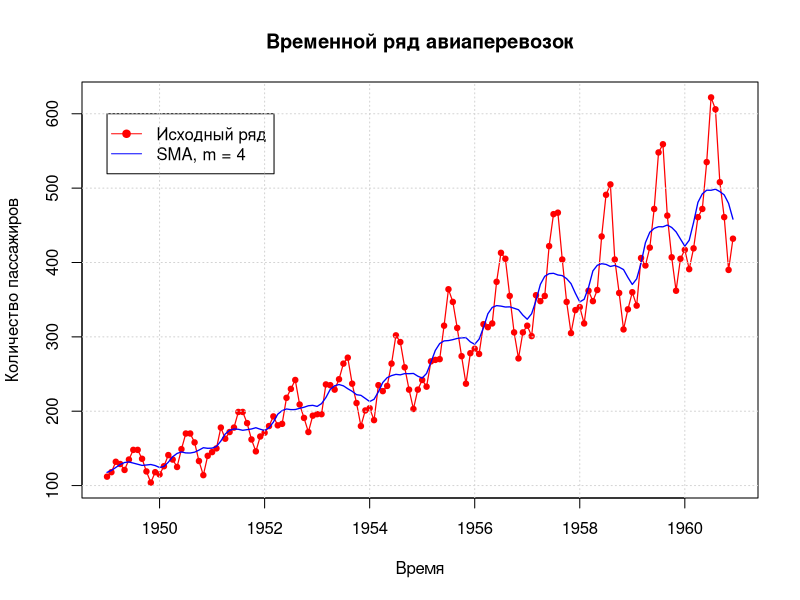
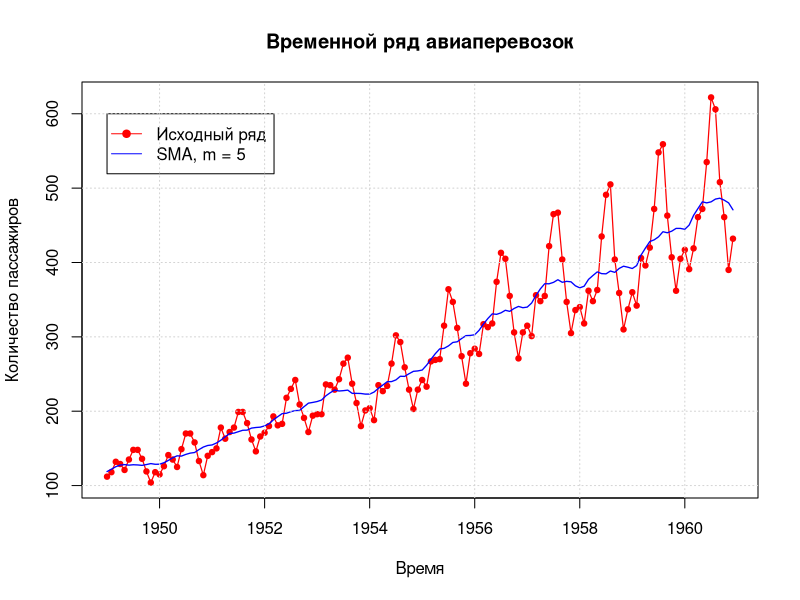
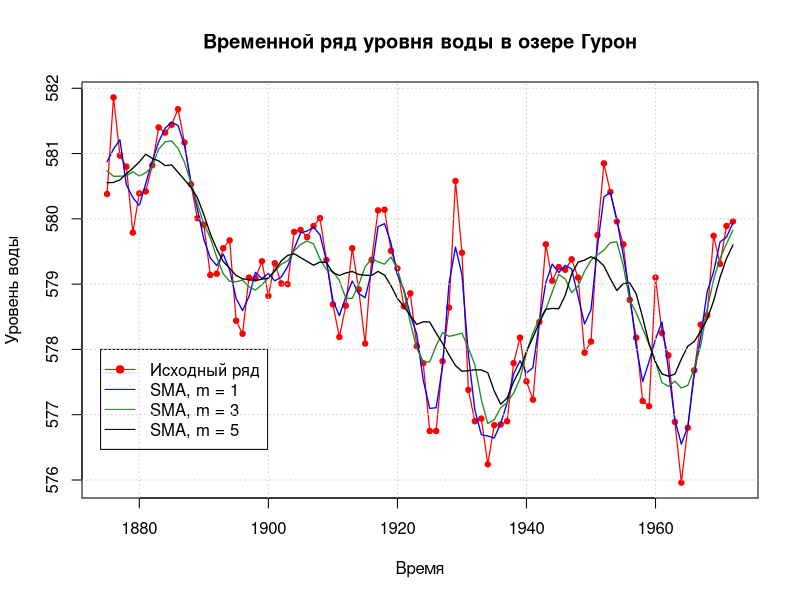
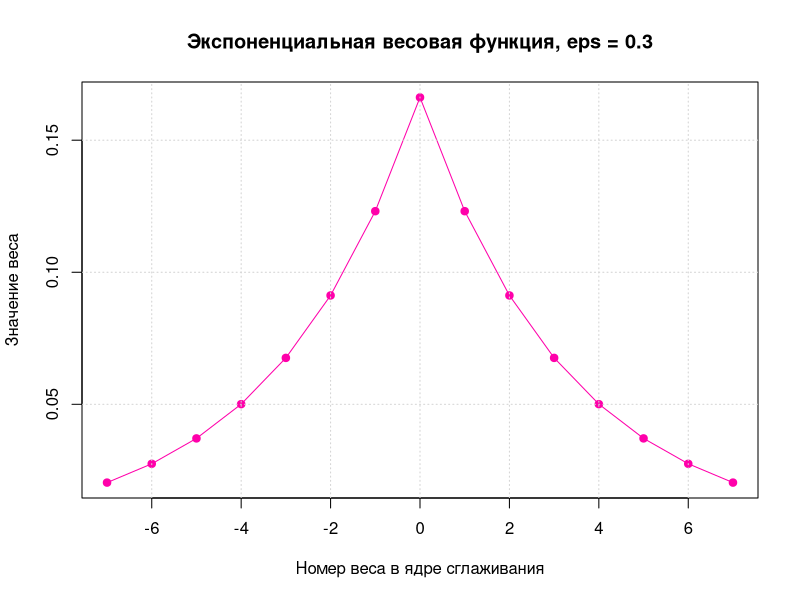
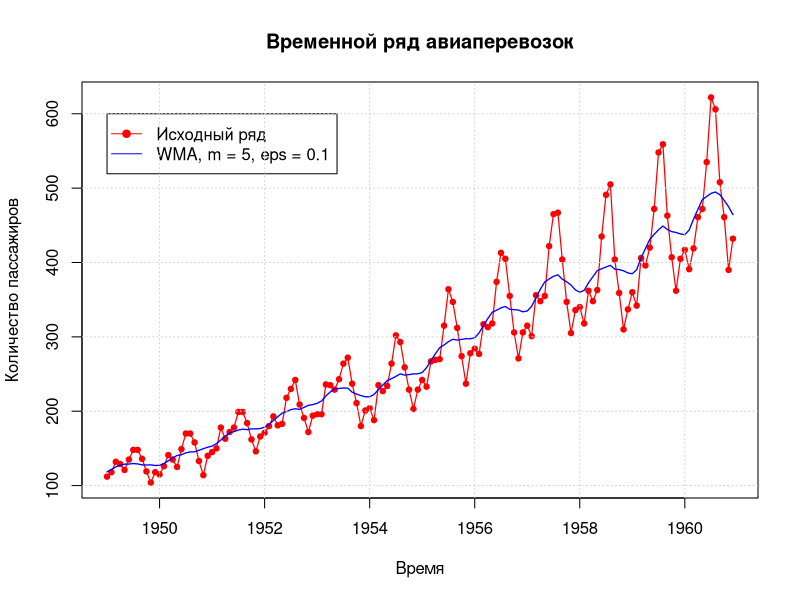
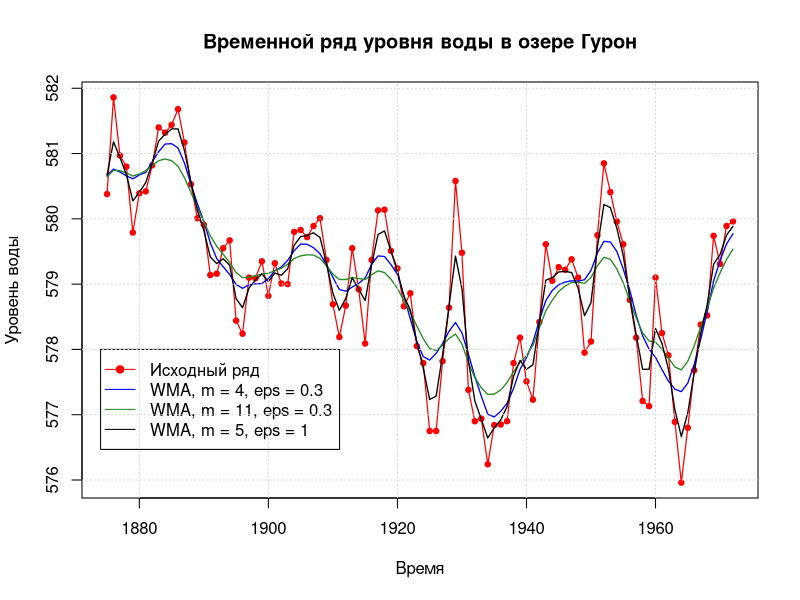
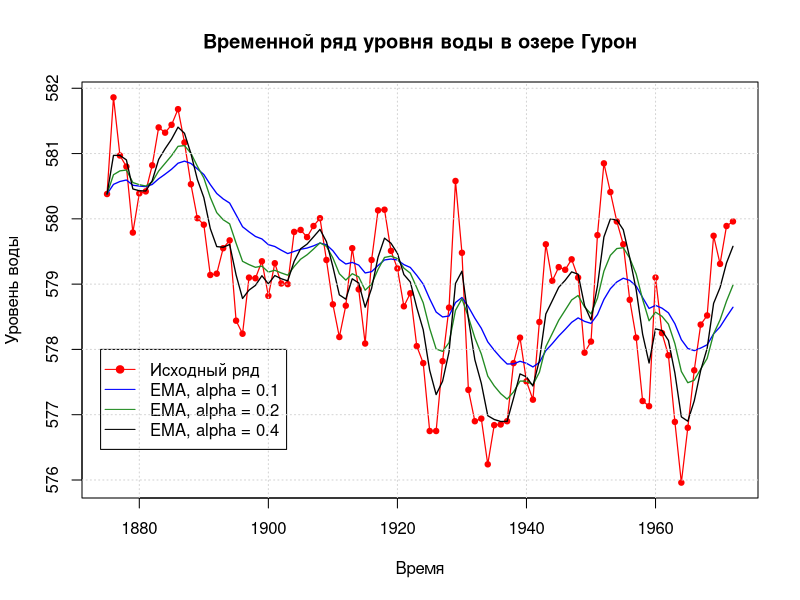
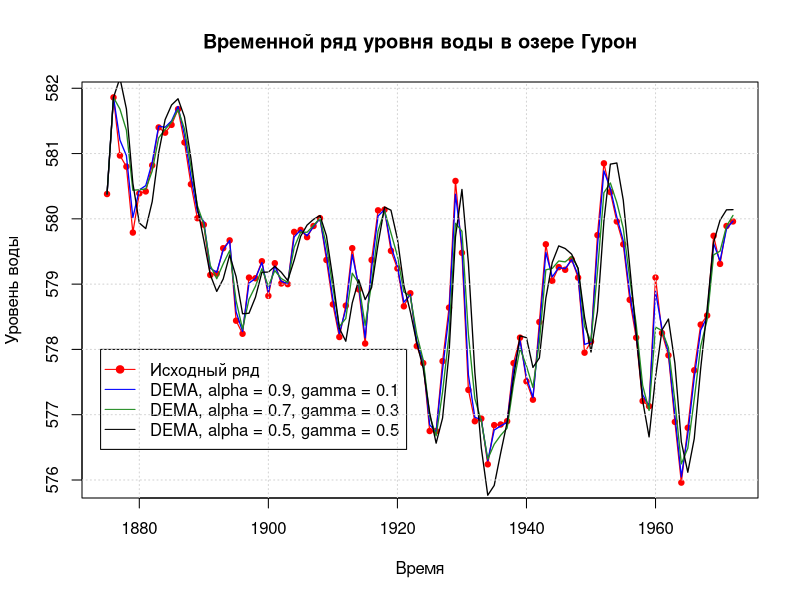

Write R code to recreate these figures, in order.
## ---- chunk 1
knitr::opts_chunk$set(echo = FALSE, dpi = 500, out.width="60%", fig.align='center')
library(dplyr)
library(stringr)
library(ggplot2)
library(GGally)
## ---- chunk 2
SMA <- function(series, width=3, weights=NA) {
  if (width < 0) {
    width <- 1
  }
  
  if (width %% 2 == 0) {
    width <- width + 1
  }
  
  if (any(is.na(weights))) {
    weights <- rep(1/width, width)
  }
  
  n <- length(series)
  new_data <- numeric(length = n - width + 1)
  for (i in (1 + (width - 1) / 2):(n - (width - 1) / 2)) {
    new_data[i - (width - 1) / 2] <- sum(series[(i - (width - 1) / 2):(i + (width - 1) / 2)] * weights)
  }
  return(new_data)
}
## ---- chunk 3
SMA_smooth <- function(data_frame, col, w = 3, pad = 1, weights = NA, name="WMA") {
  if (w > nrow(data_frame)) {
    cat("\nwindow size greater than number of values, window size set to maximum_possible")
    w <- nrow(data_frame)
  }
  
  if (pad < 0) {
    pad <- 0
  }
  
  if (pad > floor(w/2)) {
    pad <- floor(w/2)
  }
  
  if (any(is.na(weights))) {
    name <- "SMA"
  }
  
  padded_ts <- data_frame[, col]
  padded_ts <- c(rep(padded_ts[1], pad), 
                 padded_ts, 
                 rep(padded_ts[nrow(data_frame)], pad))
  
  smoothed_ts <- SMA(padded_ts, w, weights)
  data_frame[, paste0(col, "_smoothed_", name)] <- smoothed_ts
  return(data_frame)
}
## ---- chunk 4
df <- data.frame(time = as.numeric(time(AirPassengers)), flights = as.numeric(AirPassengers))
df <- SMA_smooth(df, "flights", 9, 4)

plot(df$time, df$flights, type = "o", pch = 19, col = "red", cex = I(0.7), lwd = I(1.2), 
     main = "Временной ряд авиаперевозок",
     xlab = "Время",
     ylab = "Количество пассажиров")
lines(df$time, df$flights_smoothed_SMA, col = "blue", lwd = I(1.3))
legend(x = 1949, y = 600, 
       legend = c("Исходный ряд", "SMA, m = 4"),
       col = c("red", "blue"),
       pch = c(19, -1),
       lty = c(1, 1))
grid()
## ---- chunk 5
df <- data.frame(time = as.numeric(time(AirPassengers)), flights = as.numeric(AirPassengers))
df <- SMA_smooth(df, "flights", 11, 5)

plot(df$time, df$flights, type = "o", pch = 19, col = "red", cex = I(0.7), lwd = I(1.2), 
     main = "Временной ряд авиаперевозок",
     xlab = "Время",
     ylab = "Количество пассажиров")
lines(df$time, df$flights_smoothed_SMA, col = "blue", lwd = I(1.3))
legend(x = 1949, y = 600, 
       legend = c("Исходный ряд", "SMA, m = 5"),
       col = c("red", "blue"),
       pch = c(19, -1),
       lty = c(1, 1))
grid()
## ---- chunk 6
df_huron <- data.frame(time = as.numeric(time(LakeHuron)), height = as.numeric(LakeHuron))

plot(df_huron$time, df_huron$height, type = "o", pch = 19, col = "red", cex = I(0.7), lwd = I(1.2), 
     main = "Временной ряд уровня воды в озере Гурон",
     xlab = "Время",
     ylab = "Уровень воды")
df_huron <- SMA_smooth(df_huron, "height", 3, 1)
lines(df_huron$time, df_huron$height_smoothed_SMA, col = "blue", lwd = I(1.3))
df_huron <- SMA_smooth(df_huron, "height", 7, 3)
lines(df_huron$time, df_huron$height_smoothed_SMA, col = "forestgreen", lwd = I(1.3))
df_huron <- SMA_smooth(df_huron, "height", 11, 5)
lines(df_huron$time, df_huron$height_smoothed_SMA, col = "black", lwd = I(1.3))
legend(x = 1874, y = 578, 
       legend = c("Исходный ряд", "SMA, m = 1", "SMA, m = 3", "SMA, m = 5"),
       col = c("red", "blue", "forestgreen", "black"),
       pch = c(19, -1, -1, -1),
       lty = c(1, 1, 1, 1))
grid()
## ---- chunk 7
exponential_weights <- function(eps, w) {
  weights <- eps * exp(-eps * abs(-((w-1)/2):((w-1)/2)))
  return(weights / sum(weights))
}
## ---- chunk 8
plot(x = -7:7, y = exponential_weights(0.3, w = 15), type ="o", pch = 19, 
     main = "Экспоненциальная весовая функция, eps = 0.3",
     xlab = "Номер веса в ядре сглаживания",
     ylab = "Значение веса", col = "#FF00AA")
grid()
## ---- chunk 9
df <- SMA_smooth(df, "flights", 11, 5, weights=exponential_weights(0.1, 11))

plot(df$time, df$flights, type = "o", pch = 19, col = "red", cex = I(0.7), lwd = I(1.2), 
     main = "Временной ряд авиаперевозок",
     xlab = "Время",
     ylab = "Количество пассажиров")
lines(df$time, df$flights_smoothed_WMA, col = "blue", lwd = I(1.3))
legend(x = 1949, y = 600, 
       legend = c("Исходный ряд", "WMA, m = 5, eps = 0.1"),
       col = c("red", "blue"),
       pch = c(19, -1, -1),
       lty = c(1, 1, 1))
grid()
## ---- chunk 10
df_huron <- data.frame(time = as.numeric(time(LakeHuron)), height = as.numeric(LakeHuron))

plot(df_huron$time, df_huron$height, type = "o", pch = 19, col = "red", cex = I(0.7), lwd = I(1.2), 
     main = "Временной ряд уровня воды в озере Гурон",
     xlab = "Время",
     ylab = "Уровень воды")
df_huron <- SMA_smooth(df_huron, "height", 9, 4, exponential_weights(eps=0.3, 9))
lines(df_huron$time, df_huron$height_smoothed_WMA, col = "blue", lwd = I(1.3))
df_huron <- SMA_smooth(df_huron, "height", 21, 11, exponential_weights(eps=0.3, 21))
lines(df_huron$time, df_huron$height_smoothed_WMA, col = "forestgreen", lwd = I(1.3))
df_huron <- SMA_smooth(df_huron, "height", 11, 5, exponential_weights(eps=1, 11))
lines(df_huron$time, df_huron$height_smoothed_WMA, col = "black", lwd = I(1.3))
legend(x = 1874, y = 578, 
       legend = c("Исходный ряд", 
                  "WMA, m = 4, eps = 0.3",
                  "WMA, m = 11, eps = 0.3",
                  "WMA, m = 5, eps = 1"),
       col = c("red", 
               "blue",
               "forestgreen",
               "black"),
       pch = c(19, -1, -1, -1),
       lty = c(1, 1, 1, 1))
grid()
## ---- chunk 11
EMA <- function(data_frame, col, alpha = 0.1) {
  ts <- data_frame[, col]
  for (i in 2:length(ts)) {
    ts[i] = ts[i - 1] + alpha * (ts[i] - ts[i - 1])
  }
  data_frame[, paste0(col, "_smoothed_EXP")] <- ts
  return(data_frame)
}
## ---- chunk 12
df_huron <- data.frame(time = as.numeric(time(LakeHuron)), height = as.numeric(LakeHuron))

plot(df_huron$time, df_huron$height, type = "o", pch = 19, col = "red", cex = I(0.7), lwd = I(1.2), 
     main = "Временной ряд уровня воды в озере Гурон",
     xlab = "Время",
     ylab = "Уровень воды")
df_huron <- EMA(df_huron, "height", 0.1)
lines(df_huron$time, df_huron$height_smoothed_EXP, col = "blue", lwd = I(1.3))
df_huron <- EMA(df_huron, "height", 0.2)
lines(df_huron$time, df_huron$height_smoothed_EXP, col = "forestgreen", lwd = I(1.3))
df_huron <- EMA(df_huron, "height", 0.4)
lines(df_huron$time, df_huron$height_smoothed_EXP, col = "black", lwd = I(1.3))
legend(x = 1874, y = 578, 
       legend = c("Исходный ряд", 
                  "EMA, alpha = 0.1",
                  "EMA, alpha = 0.2",
                  "EMA, alpha = 0.4"),
       col = c("red", 
               "blue",
               "forestgreen",
               "black"),
       pch = c(19, -1, -1, -1),
       lty = c(1, 1, 1, 1))
grid()
## ---- chunk 13
DEMA <- function(data_frame, col, alpha=0.1, gamma=0.1) {
  ts <- data_frame[, col]
  S <- numeric(length(ts))
  b <- numeric(length(ts))
  S[1] <- ts[1]
  b[1] <- ts[2] - ts[1]
  for (i in 2:length(ts)) {
    S[i] <- alpha * ts[i] + (1 - alpha) * (S[i - 1] + b[i - 1])
    b[i] <- gamma * (S[i] - S[i - 1]) + (1 - gamma) * b[i - 1]
  }
  data_frame[, paste0(col, "_smoothed_DEMA")] <- S
  return(data_frame)
}
## ---- chunk 14
df <- DEMA(data_frame = df, col = "flights", alpha = 0.1, gamma = 0.9)


df_huron <- data.frame(time = as.numeric(time(LakeHuron)), height = as.numeric(LakeHuron))

plot(df_huron$time, df_huron$height, type = "o", pch = 19, col = "red", cex = I(0.7), lwd = I(1.2), 
     main = "Временной ряд уровня воды в озере Гурон",
     xlab = "Время",
     ylab = "Уровень воды")
df_huron <- DEMA(df_huron, "height", 0.9, 0.1)
lines(df_huron$time, df_huron$height_smoothed_DEMA, col = "blue", lwd = I(1.3))
df_huron <- DEMA(df_huron, "height", 0.7, 0.3)
lines(df_huron$time, df_huron$height_smoothed_DEMA, col = "forestgreen", lwd = I(1.3))
df_huron <- DEMA(df_huron, "height", 0.5, 0.9)
lines(df_huron$time, df_huron$height_smoothed_DEMA, col = "black", lwd = I(1.3))
legend(x = 1874, y = 578, 
       legend = c("Исходный ряд", 
                  "DEMA, alpha = 0.9, gamma = 0.1",
                  "DEMA, alpha = 0.7, gamma = 0.3",
                  "DEMA, alpha = 0.5, gamma = 0.5"),
       col = c("red", 
               "blue",
               "forestgreen",
               "black"),
       pch = c(19, -1, -1, -1),
       lty = c(1, 1, 1, 1))
grid()
## ---- chunk 15
Box.test(x = df$flights - df$flights_smoothed_DEMA, lag = 5, type = "Ljung-Box")
